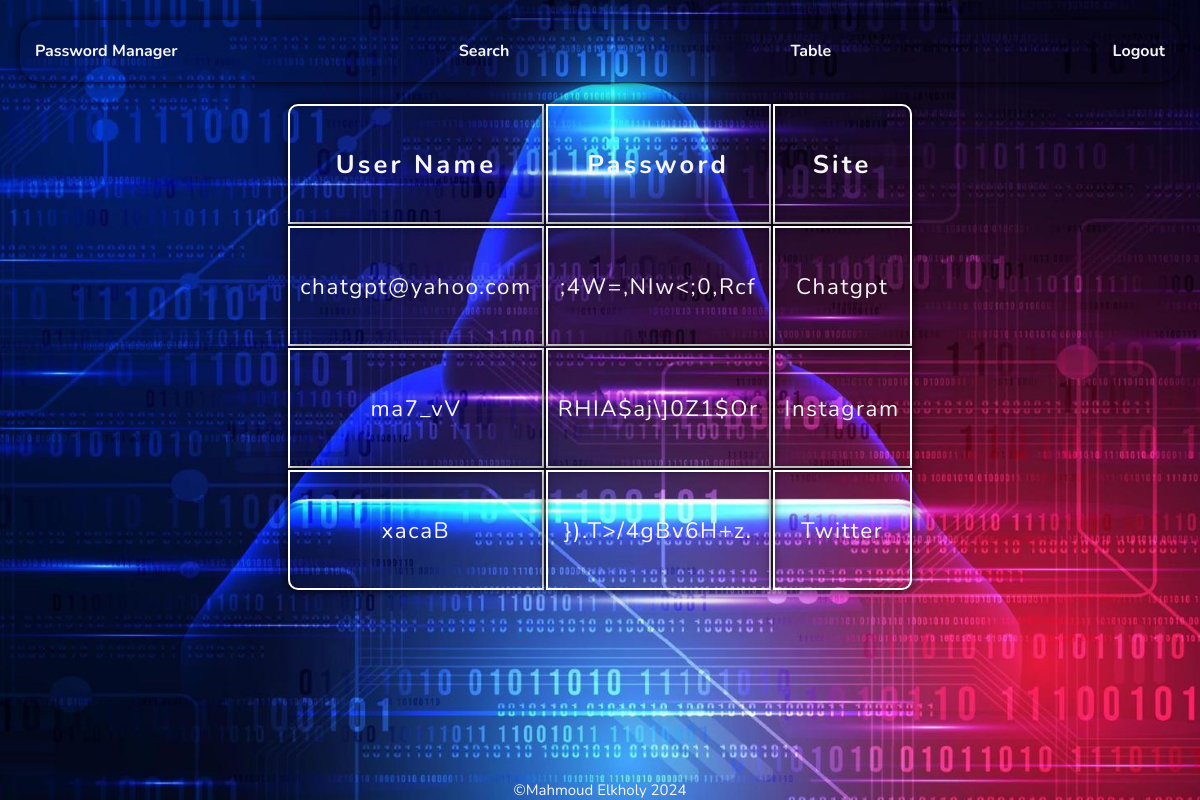
/table (signed in), run on an earlier commit of the app's database.
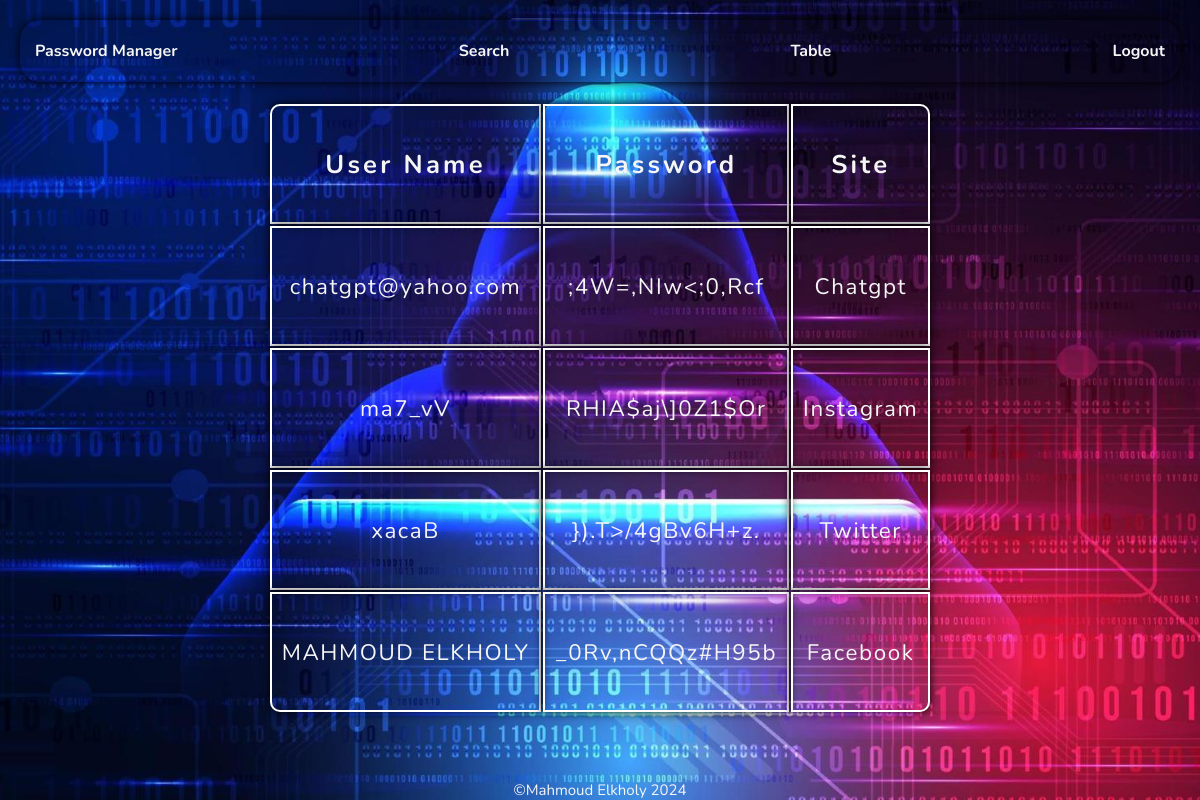
And on a later commit of the database.
### tables this page shows
CREATE TABLE passwords (person_id INTEGER NOT NULL, user_name TEXT NOT NULL, password TEXT NOT NULL, site TEXT NOT NULL, FOREIGN KEY(person_id) REFERENCES log_in(id));

### app.py (the view)
@app.route("/table", methods=["GET", "POST"])
@login_required
def table():
    rows = db.execute("SELECT * FROM passwords WHERE person_id = ?", session["user_id"])
    return render_template("table.html", rows=rows)

### helpers.py (called while the page is built)
def login_required(f):
    @wraps(f)
    def decorated_function(*args, **kwargs):
        if session.get("user_id") is None:
            return redirect("/login")
        return f(*args, **kwargs)
    return decorated_function

### templates/table.html
{% extends "layout.html" %}
{% block list %}
    <li><a href="/">Password Manager</a></li>
    <li><a href="/search">Search</a></li>
    <li><a href="/table">Table</a></li>
    <li><a href="/login">Logout</a></li>
{% endblock %}
{% block body %}
    <table>
        <thead>
            <tr>
                <th>User Name</th>
                <th>Password</th>
                <th>Site</th>
            </tr>
        </thead>
        <tbody>
            {% for row in rows %}
                <tr>
                    <td>{{row["user_name"]}}</td>
                    <td>{{row["password"]}}</td>
                    <td>{{row["site"]}}</td>
                </tr>
            {% endfor %}
        </tbody>
    </table>
{% endblock %}

### templates/layout.html (shortened to what this page needs)
<!DOCTYPE html>
<html lang="en">
<head>
    <link rel="stylesheet" href="/static/css/styles.css">
    <link rel="stylesheet" href="https://cdnjs.cloudflare.com/ajax/libs/font-awesome/6.0.0-beta3/css/all.min.css">
</head>
<body>
    <div class="container">
        <div class="head_list">
            <ul class="head_list_ul">
                {% block list%}
                {% endblock %}
            </ul>
        </div>
        {% block body %}
        {% endblock %}
    </div>
    <footer class="footer center">
        <span>&copy;Mahmoud Elkholy</span>
        <span class="date"></span>
    </footer>
</body>
</html>

### static/css/styles.css (style rules this page uses)
* { margin: 0; padding: 0; box-sizing: border-box; }
:root { --FF: "Nunito", "Roboto",sans-serif; --FS: 2rem; --BG-COLOR: black; --COLOR: hsl(0, 0%, 96%); --BG: var(--BG-COLOR) url("/static/img/BG1.jpg") no-repeat center center/cover; --BORDER: 2px solid black; --SHADOW: 0 0 10px black }
html { scroll-behavior: smooth; font-family: var(--FF); font-size: var(--FS); background: var(--BG); color: var(--COLOR); }
body { min-height: 100vh; position: relative; display: flex; flex-flow: column nowrap; justify-content: space-between; }
table { margin: 10px auto; font-size: 0.8rem; }
td { font-size: 0.7rem; text-align: center; letter-spacing: 0.05rem; }
th { letter-spacing: 0.1rem; }
th, td { border: 2px solid white; border-collapse: collapse; box-shadow: var(--SHADOW); padding: 10px; width: max-content; height: 15vh; }
th:first-child { border-top-left-radius: 10px; }
th:last-child { border-top-right-radius: 10px; }
tr:last-child td:last-child { border-bottom-right-radius: 10px; }
tr:last-child td:first-child { border-bottom-left-radius: 10px; }
a:any-link { text-decoration: none; color: var(--COLOR); }
.center { text-align: center; }
.footer { position: sticky; bottom: 0px; font-size: 15px; z-index: 1; }
.head_list_ul { display: flex; flex-flow: row nowrap; align-items: center; justify-content: space-between; list-style-type: none; padding: 20px 15px; margin: 20px; font-weight: bold; font-size: 0.5rem; box-shadow: var(--SHADOW); border-radius: 20px; }

What changed in the data, as far as the page shows it:
added passwords: user_name "MAHMOUD ELKHOLY", password "_0Rv,nCQQz#H95b", site "Facebook"
